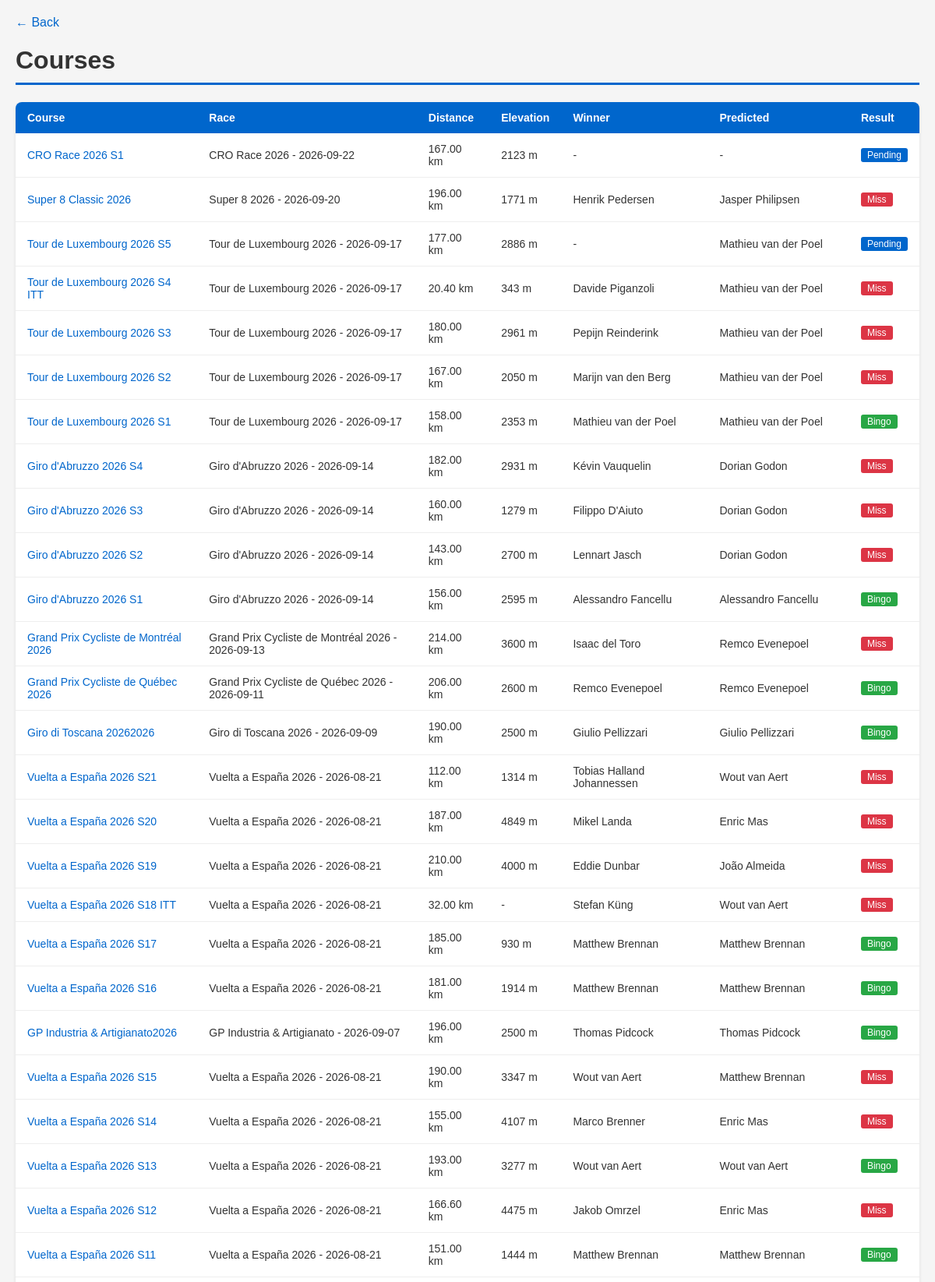
Screenshot of /course/ (upper part) with the database file from the repository.
### uci/models/course.py (models this page shows, shortened)
class Course(models.Model):
    DEFAULT_BET_AMOUNT = Decimal('1')
    race = models.ForeignKey(Race, on_delete=models.CASCADE, related_name='courses')
    name = models.CharField(max_length=200)
    start = models.CharField(max_length=120, null=True, blank=True)
    end = models.CharField(max_length=120, null=True, blank=True)
    distance_km = models.DecimalField(max_digits=6, decimal_places=2, null=True, blank=True)
    elevation_gain_m = models.IntegerField(null=True, blank=True)
    note = models.TextField(max_length=500, null=True, blank=True)
    key_point = models.JSONField(null=True, blank=True, default=list)
    course_summary = models.JSONField(null=True, blank=True)
    profile_score = models.IntegerField(null=True, blank=True)
    profile_score_20k = models.IntegerField(null=True, blank=True)
    winner = models.ForeignKey(Rider, on_delete=models.CASCADE, null=True, blank=True, related_name='course_winner')
    predict_winner = models.ForeignKey(Rider, on_delete=models.CASCADE, null=True, blank=True, related_name='course_predict_winner')
    pre_analysis = models.TextField(max_length=3000, null=True, blank=True)
    course_url = models.URLField(null=True, blank=True)
    is_won_by_breakaway = models.BooleanField(default=False)
    bingo_rate = models.DecimalField(max_digits=6, decimal_places=2, null=True, blank=True)
    settled = models.BooleanField(default=False)
    def __init__(self, *args, **kwargs):
        super().__init__(*args, **kwargs)
        self.__original_predict_winner_id = self.predict_winner_id
    @property
    def bingo(self):
        return self.predict_winner == self.winner and self.winner is not None

### uci/models/race.py (models this page shows, shortened)
class Race(models.Model):
    CATEGORY_CHOICES = [
        ('classic', 'Classic'),
        ('high_mountain', 'High Mountain'),
        ('flat', 'Flat'),
        ('tour', 'Tour'),
        ('weekly', 'Weekly'),
    ]
    name = models.CharField(max_length=200)
    date = models.DateField(null=True, blank=True)
    location = models.CharField(max_length=200)
    category = models.CharField(max_length=50, choices=CATEGORY_CHOICES, default='classic')
    winner = models.ForeignKey(Rider, on_delete=models.CASCADE, null=True, blank=True, related_name='race_winner')
    predict_winner = models.ForeignKey(Rider, on_delete=models.CASCADE, null=True, blank=True, related_name='race_predict_winner')
    one_day_race = models.BooleanField(default=False)
    note = models.TextField(null=True, blank=True)
    class Meta:
        ordering = ['-date']
    def __str__(self):
        return f"{self.name} - {self.date}"

### uci/models/rider.py (models this page shows, shortened)
class Rider(models.Model):
    FORM_TREND_CHOICES = [
        ('high', '↑'),
        ('increase', '↗'),
        ('normal', '→'),
        ('decrease', '↘'),
        ('low', '↓'),
    ]
    FORM_TO_TREND = {1: 'low', 2: 'decrease', 3: 'normal', 4: 'increase', 5: 'high'}
    SCORE_VALIDATORS = [MinValueValidator(1), MaxValueValidator(100)]
    name = models.CharField(max_length=100, unique=True)
    nationality = models.CharField(max_length=100, null=True, blank=True)
    date_of_birth = models.DateField(null=True, blank=True)
    note = models.TextField(max_length=500, null=True, blank=True)
    form = models.IntegerField(validators=[MinValueValidator(1), MaxValueValidator(5)], null=True, blank=True)
    form_trend = models.CharField(max_length=10, choices=FORM_TREND_CHOICES, null=True, blank=True, default='normal')
    form_duration = models.IntegerField(null=True, blank=True, default=14)
    date_duration_start = models.DateField(null=True, blank=True)
    breakaway = models.BooleanField(default=False)
    breakaway_note = models.CharField(max_length=100, null=True, blank=True)
    attack_index = models.IntegerField(null=True, blank=True, default=0)
    score_climb = models.IntegerField(null=True, blank=True, default=1, validators=SCORE_VALIDATORS)
    score_wave = models.IntegerField(null=True, blank=True, default=1, validators=SCORE_VALIDATORS)
    score_punch = models.IntegerField(null=True, blank=True, default=1, validators=SCORE_VALIDATORS)
    score_tt = models.IntegerField(null=True, blank=True, default=1, validators=SCORE_VALIDATORS)
    score_sprint = models.IntegerField(null=True, blank=True, default=1, validators=SCORE_VALIDATORS)
    score_steep = models.IntegerField(null=True, blank=True, default=1, validators=SCORE_VALIDATORS)
    limit_distance = models.FloatField(null=True, blank=True, default=10)
    limit_slope = models.FloatField(null=True, blank=True, default=10)
    form_history_cache = models.JSONField(default=list, blank=True)
    watch_listed = models.BooleanField(default=False)
    FORM_HISTORY_CACHE_MAX = 10
    class Meta:
        ordering = ['name']  # for admin
    def __str__(self):
        return f"{self.name}"

### uci/views.py (the view)
# urls.py: path('course/', views.course_list, name='course_list'),
def course_list(request):
    courses = Course.objects.all().order_by('-pk')
    return render(request, 'uci/course_list.html', {'courses': courses})

### uci/templates/uci/course_list.html (shortened to what this page needs)
<!DOCTYPE html>
<html lang="en">
<head>
</head>
<body>
    <a href="/">&larr; Back</a>
    <h1>Courses</h1>
    <div class="card">
        {% if courses %}
        <table>
            <thead>
                <tr>
                    <th>Course</th>
                    <th>Race</th>
                    <th>Distance</th>
                    <th>Elevation</th>
                    <th>Winner</th>
                    <th>Predicted</th>
                    <th>Result</th>
                </tr>
            </thead>
            <tbody>
                {% for course in courses %}
                <tr>
                    <td><a href="{% url 'uci:course_detail' course.pk %}">{{ course.name }}</a></td>
                    <td>{{ course.race }}</td>
                    <td>{% if course.distance_km %}{{ course.distance_km }} km{% else %}-{% endif %}</td>
                    <td>{% if course.elevation_gain_m %}{{ course.elevation_gain_m }} m{% else %}-{% endif %}</td>
                    <td>{{ course.winner|default:"-" }}</td>
                    <td>{{ course.predict_winner|default:"-" }}</td>
                    <td>
                        {% if not course.winner %}
                            <span class="badge blue">Pending</span>
                        {% elif course.bingo %}
                            <span class="badge green">Bingo</span>
                        {% else %}
                            <span class="badge red">Miss</span>
                        {% endif %}
                    </td>
                </tr>
                {% endfor %}
            </tbody>
        </table>
        {% else %}
            <div class="no-data">No courses found.</div>
        {% endif %}
    </div>
</body>
</html>

### uci/templates/uci/course_list.html (style rules this page uses)
body { font-family: Arial, sans-serif; max-width: 1200px; margin: 0 auto; padding: 20px; background-color: #f5f5f5; }
h1 { color: #333; border-bottom: 3px solid #0066cc; padding-bottom: 10px; }
.card { background: white; border-radius: 8px; box-shadow: 0 2px 4px rgba(0,0,0,0.1); overflow: hidden; }
table { width: 100%; border-collapse: collapse; }
th { background-color: #0066cc; color: white; padding: 12px 15px; text-align: left; font-size: 14px; }
td { padding: 12px 15px; border-bottom: 1px solid #eee; color: #333; font-size: 14px; }
a { color: #0066cc; text-decoration: none; }
.badge { display: inline-block; padding: 2px 8px; border-radius: 3px; font-size: 12px; color: white; }
.badge.blue { background-color: #0066cc; }
.badge.green { background-color: #28a745; }
.badge.red { background-color: #dc3545; }

### rows the page displays
Course: name "CRO Race 2026 S1", race "CRO Race 2026 - 2026-09-22", distance_km "167.00", elevation_gain_m "2123", winner "-", predict_winner "-", shows "Pending"
Course: name "Super 8 Classic 2026", race "Super 8 2026 - 2026-09-20", distance_km "196.00", elevation_gain_m "1771", winner "Henrik Pedersen", predict_winner "Jasper Philipsen", shows "Miss"
Course: name "Tour de Luxembourg 2026 S5", race "Tour de Luxembourg 2026 - 2026-09-17", distance_km "177.00", elevation_gain_m "2886", winner "-", predict_winner "Mathieu van der Poel", shows "Pending"
Course: name "Tour de Luxembourg 2026 S4 ITT", race "Tour de Luxembourg 2026 - 2026-09-17", distance_km "20.40", elevation_gain_m "343", winner "Davide Piganzoli", predict_winner "Mathieu van der Poel", shows "Miss"
Course: name "Tour de Luxembourg 2026 S3", race "Tour de Luxembourg 2026 - 2026-09-17", distance_km "180.00", elevation_gain_m "2961", winner "Pepijn Reinderink", predict_winner "Mathieu van der Poel", shows "Miss"
Course: name "Tour de Luxembourg 2026 S2", race "Tour de Luxembourg 2026 - 2026-09-17", distance_km "167.00", elevation_gain_m "2050", winner "Marijn van den Berg", predict_winner "Mathieu van der Poel", shows "Miss"
Course: name "Tour de Luxembourg 2026 S1", race "Tour de Luxembourg 2026 - 2026-09-17", distance_km "158.00", elevation_gain_m "2353", winner "Mathieu van der Poel", predict_winner "Mathieu van der Poel", shows "Bingo"
Course: name "Giro d'Abruzzo 2026 S4", race "Giro d'Abruzzo 2026 - 2026-09-14", distance_km "182.00", elevation_gain_m "2931", winner "Kévin Vauquelin", predict_winner "Dorian Godon", shows "Miss"
Course: name "Giro d'Abruzzo 2026 S3", race "Giro d'Abruzzo 2026 - 2026-09-14", distance_km "160.00", elevation_gain_m "1279", winner "Filippo D'Aiuto", predict_winner "Dorian Godon", shows "Miss"
Course: name "Giro d'Abruzzo 2026 S2", race "Giro d'Abruzzo 2026 - 2026-09-14", distance_km "143.00", elevation_gain_m "2700", winner "Lennart Jasch", predict_winner "Dorian Godon", shows "Miss"
Course: name "Giro d'Abruzzo 2026 S1", race "Giro d'Abruzzo 2026 - 2026-09-14", distance_km "156.00", elevation_gain_m "2595", winner "Alessandro Fancellu", predict_winner "Alessandro Fancellu", shows "Bingo"
Course: name "Grand Prix Cycliste de Montréal 2026", race "Grand Prix Cycliste de Montréal 2026 - 2026-09-13", distance_km "214.00", elevation_gain_m "3600", winner "Isaac del Toro", predict_winner "Remco Evenepoel", shows "Miss"
Course: name "Grand Prix Cycliste de Québec 2026", race "Grand Prix Cycliste de Québec 2026 - 2026-09-11", distance_km "206.00", elevation_gain_m "2600", winner "Remco Evenepoel", predict_winner "Remco Evenepoel", shows "Bingo"
Course: name "Giro di Toscana 20262026", race "Giro di Toscana 2026 - 2026-09-09", distance_km "190.00", elevation_gain_m "2500", winner "Giulio Pellizzari", predict_winner "Giulio Pellizzari", shows "Bingo"
Course: name "Vuelta a España 2026 S21", race "Vuelta a España 2026 - 2026-08-21", distance_km "112.00", elevation_gain_m "1314", winner "Tobias Halland Johannessen", predict_winner "Wout van Aert", shows "Miss"
Course: name "Vuelta a España 2026 S20", race "Vuelta a España 2026 - 2026-08-21", distance_km "187.00", elevation_gain_m "4849", winner "Mikel Landa", predict_winner "Enric Mas", shows "Miss"
Course: name "Vuelta a España 2026 S19", race "Vuelta a España 2026 - 2026-08-21", distance_km "210.00", elevation_gain_m "4000", winner "Eddie Dunbar", predict_winner "João Almeida", shows "Miss"
Course: name "Vuelta a España 2026 S18 ITT", race "Vuelta a España 2026 - 2026-08-21", distance_km "32.00", winner "Stefan Küng", predict_winner "Wout van Aert", shows "Miss"
Course: name "Vuelta a España 2026 S17", race "Vuelta a España 2026 - 2026-08-21", distance_km "185.00", elevation_gain_m "930", winner "Matthew Brennan", predict_winner "Matthew Brennan", shows "Bingo"
Course: name "Vuelta a España 2026 S16", race "Vuelta a España 2026 - 2026-08-21", distance_km "181.00", elevation_gain_m "1914", winner "Matthew Brennan", predict_winner "Matthew Brennan", shows "Bingo"
Course: name "GP Industria & Artigianato2026", race "GP Industria & Artigianato - 2026-09-07", distance_km "196.00", elevation_gain_m "2500", winner "Thomas Pidcock", predict_winner "Thomas Pidcock", shows "Bingo"
Course: name "Vuelta a España 2026 S15", race "Vuelta a España 2026 - 2026-08-21", distance_km "190.00", elevation_gain_m "3347", winner "Wout van Aert", predict_winner "Matthew Brennan", shows "Miss"
Course: name "Vuelta a España 2026 S14", race "Vuelta a España 2026 - 2026-08-21", distance_km "155.00", elevation_gain_m "4107", winner "Marco Brenner", predict_winner "Enric Mas", shows "Miss"
Course: name "Vuelta a España 2026 S13", race "Vuelta a España 2026 - 2026-08-21", distance_km "193.00", elevation_gain_m "3277", winner "Wout van Aert", predict_winner "Wout van Aert", shows "Bingo"
Course: name "Vuelta a España 2026 S12", race "Vuelta a España 2026 - 2026-08-21", distance_km "166.60", elevation_gain_m "4475", winner "Jakob Omrzel", predict_winner "Enric Mas", shows "Miss"
Course: name "Vuelta a España 2026 S11", race "Vuelta a España 2026 - 2026-08-21", distance_km "151.00", elevation_gain_m "1444", winner "Matthew Brennan", predict_winner "Matthew Brennan", shows "Bingo"
